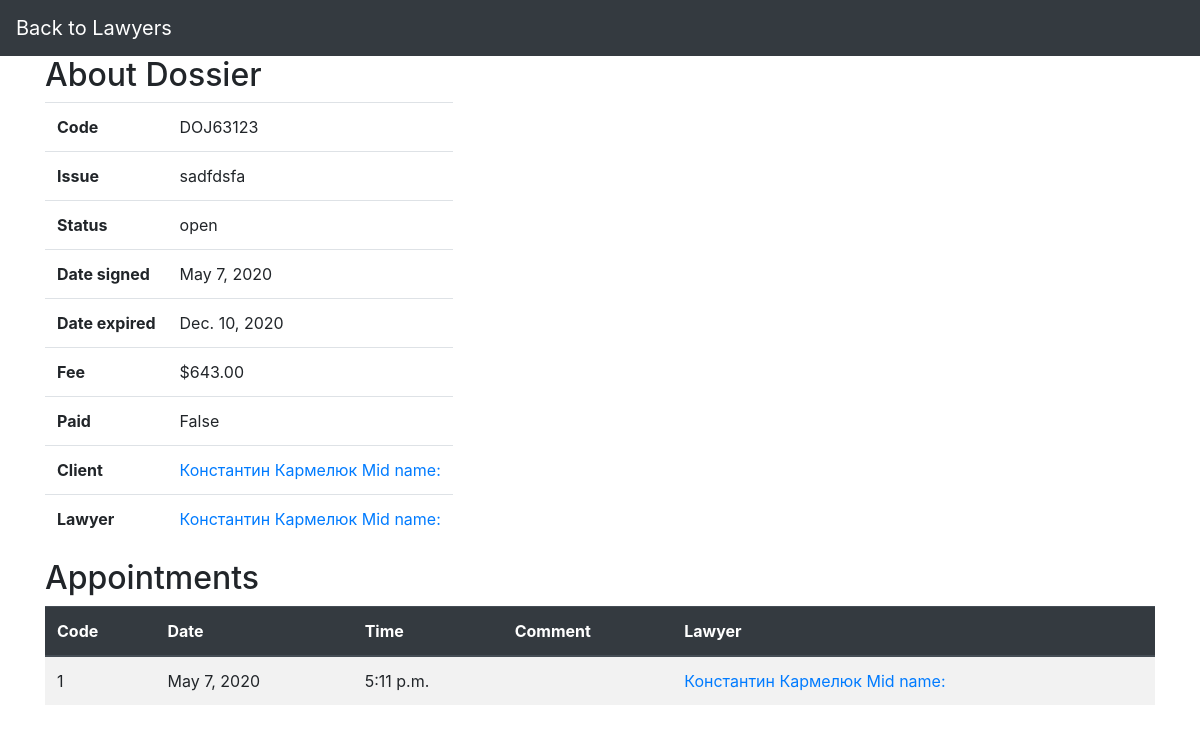
The app's page /database/dossier_J/DOJ63123/, older data.
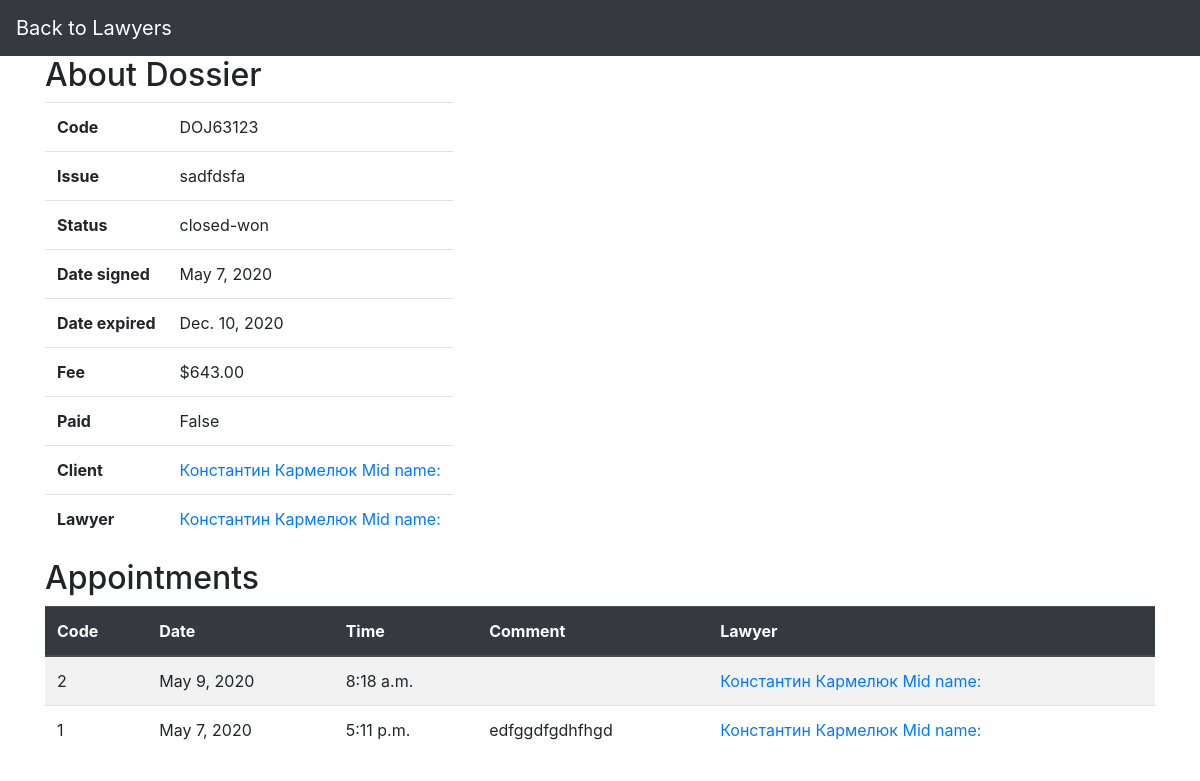
The same page, newer data.
### DataBase/models.py (models this page shows, shortened)
class Dossier(models.Model):
    DOS_STATUS = [
        ('open', 'open'),
        ('closed', 'closed'),
        ('closed-won', 'closed-won'),
    ]
    issue = models.TextField()
    status = models.CharField(max_length=10, choices=DOS_STATUS, default='open')
    date_signed = models.DateField()
    date_expired = models.DateField()
    date_closed = models.DateField(blank=True, null=True)
    fee = models.DecimalField(max_digits=7, decimal_places=2)
    paid = models.BooleanField(default=False)
    court_name = models.CharField(max_length=50, blank=True, null=True)
    court_adr = models.CharField(max_length=50, blank=True, null=True)
    court_date = models.DateTimeField(blank=True, null=True)
    lawyer_code = models.ForeignKey(Lawyer, on_delete=models.DO_NOTHING,
                                    blank=True, null=True)
    class Meta:
        abstract = True

class Dossier_J(Dossier):
    code_dossier_j = models.CharField(max_length=8, primary_key=True)
    num_client_j = models.ForeignKey(Client_juridical, on_delete=models.DO_NOTHING)
    class Meta(Dossier.Meta):
        db_table = 'Dossier_J'

class Appointment(models.Model):
    app_date = models.DateField()
    app_time = models.TimeField()
    comment = models.TextField(blank=True, null=True)
    service = models.ManyToManyField(Services)
    class Meta:
        abstract = True

class Appointment_J(Appointment):
    appoint_code_j = models.AutoField(primary_key=True)
    lawyer_code = models.ForeignKey(Lawyer, on_delete=models.DO_NOTHING)
    num_client_j = models.ForeignKey(Client_juridical, on_delete=models.DO_NOTHING)
    code_dossier_j = models.ForeignKey(Dossier_J, on_delete=models.DO_NOTHING)
    class Meta(Appointment.Meta):
        db_table = 'Appointment_J'
        ordering = ['-app_date']

class Lawyer(models.Model):
    lawyer_code = models.CharField(max_length=8, primary_key=True)
    first_name = models.CharField(max_length=25)
    surname = models.CharField(max_length=25)
    mid_name = models.CharField(max_length=25)
    specialization = models.CharField(max_length=20)
    mail_info = models.EmailField(max_length=30)
    service = models.ManyToManyField(Services)
    work_days = models.ManyToManyField(Work_days)
    def getfullname(self):
        return f'{self.first_name} {self.surname} {self.mid_name}'
    class Meta:
        db_table = 'Lawyer'
        ordering = ['first_name']

class Client(models.Model):
    first_name = models.CharField(max_length=25)
    surname = models.CharField(max_length=25)
    mid_name = models.CharField(max_length=25)
    adr_city = models.CharField(max_length=30)
    adr_street = models.CharField(max_length=20)
    adr_build = models.IntegerField()
    mail_info = models.EmailField(max_length=30)
    class Meta:
        abstract = True
        ordering = ['first_name']

class Client_juridical(Client):
    num_client_j = models.CharField(max_length=8, help_text='EDRPOU code', primary_key=True)
    client_position = models.CharField(max_length=25)
    name_of_company = models.CharField(max_length=25)
    iban = models.CharField(max_length=29)
    def getfullname(self):
        return f'{self.first_name} {self.surname} {self.mid_name}'
    class Meta(Client.Meta):
        db_table = 'Client_juridical'

### DataBase/views.py (the view)
# urls.py: path('dossier_J/<pk>/', views.DossierDetailJView.as_view(), name='dossier-detailed-j')
class DossierDetailJView(generic.DetailView):
    model = Dossier_J
    context_object_name = "dossier"
    template_name = "dossier_detail_j.html"
    def get_context_data(self, **kwargs):
        context = super().get_context_data(**kwargs)
        context['appointments'] = Appointment_J.objects.filter(code_dossier_j=self.kwargs['pk'])
        return context

### DataBase/templates/dossier_detail_j.html (shortened to what this page needs)
{% extends "base_generic.html" %}
{% block navbar %}
 <a class="navbar-brand" href="lawyers.html">Back to Lawyers</a>
{% endblock %}
{% block content %}
    <h2>About Dossier</h2>
    <table class="table" style="width: max-content">
        <tbody>
        <tr>
            <th>Code</th>
            <td>{{ dossier.code_dossier_j }}</td>
        </tr>
        <tr>
            <th>Issue</th>
            <td>{{ dossier.issue }}</td>
        </tr>
        <tr>
            <th>Status</th>
            <td>{{ dossier.status }}</td>
        </tr>
        <tr>
            <th>Date signed</th>
            <td>{{dossier.date_signed|date}}</td>
        </tr>
         <tr>
            <th>Date expired</th>
            <td>{{dossier.date_expired|date}}</td>
        </tr>
         <tr>
            <th>Fee</th>
            <td>${{dossier.fee}}</td>
        </tr>
         <tr>
            <th>Paid</th>
            <td>{{dossier.paid}}</td>
        </tr>
        <tr>
            <th>Client</th>
            <td>
                <a href="{% url 'client-detailed-view-j'  dossier.num_client_j.num_client_j %}">
                    {{ dossier.num_client_j.getfullname }}
                </a>
            </td>
        </tr>
        {% if dossier.lawyer_code %}
        <tr>
            <th>Lawyer</th>
            <td>
                <a href="{% url 'lawyer-detailed-view'  dossier.lawyer_code.lawyer_code %}">
                    {{ dossier.lawyer_code.getfullname }}
                </a>
            </td>
        </tr>
        {% endif %}
        </tbody>
    </table>
</div>
    {% if appointments %}
<div class="container">
    <h2>Appointments</h2>
    <table class="table table-striped">
        <thead class="thead-dark">
        <tr>
            <th>Code</th>
            <th>Date</th>
            <th>Time</th>
            <th>Comment</th>
            <th>Lawyer</th>
        </tr>
        </thead>
        <tbody>
        {% for appointment in appointments.all %}
        <tr>
            <td>{{ appointment.appoint_code_j }}</td>
            <td>{{appointment.app_date}}</td>
            <td>{{appointment.app_time}}</td>
            <td>{{appointment.comment}}</td>
            <td><a href="{% url 'lawyer-detailed-view'  appointment.lawyer_code.lawyer_code %}">
                    {{appointment.lawyer_code.getfullname}}
                </a></td>
        </tr>
        {% endfor %}
        </tbody>
    </table>
</div>
{% endif %}
{% endblock %}

Row changes from the older to the newer data that the page shows:
changed Dossier_J "DOJ63123": status "open" → "closed-won"
added Appointment_J: appoint_code_j "2", app_date "May 9, 2020", app_time "8:18 a.m.", lawyer_code.getfullname "Константин Кармелюк Mid name:"
changed Appointment_J id 1: comment (not shown) → "edfggdfgdhfhgd"
